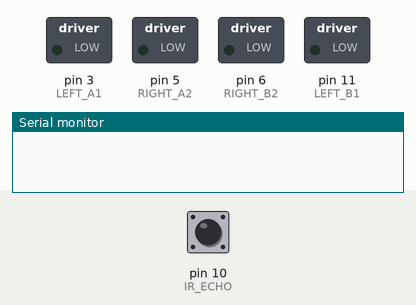
Recording of a sketch running on a simulated Arduino Uno, built with avr-gcc and run on an emulated ATmega328P. Shown: switched loads named in the sketch (green lamp = pin HIGH), the last lines printed to the serial monitor. The inputs (shaded band) are chosen by the test bench; at power-on: pin 10 (IR_ECHO) HIGH. Random numbers use the default seed unless the sketch sets one; pins used as bus, display or sensor lines are not drawn.

Above: at 0.1 s.
At 7.4 s:
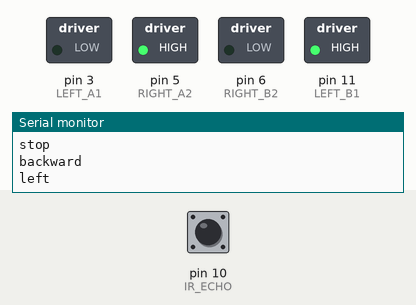
7.5 s: pin 10 (IR_ECHO) pulsed LOW 2 times (0.12 s each, 0.3 s apart)
At 15.2 s:
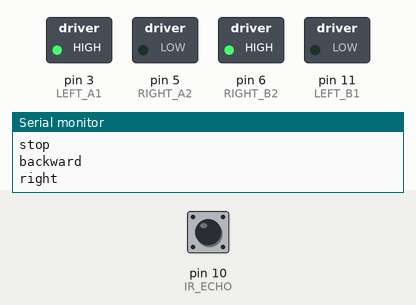
Timing chart, 0 to 28.3 s (numbered marks = the images above; inputs shaded):
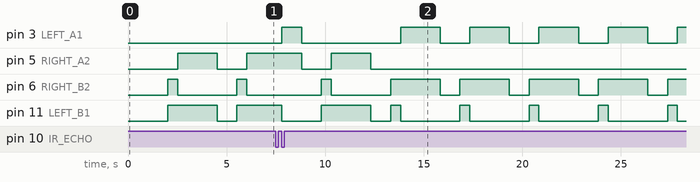

The sketch:

Robot_Cleaner.ino
```cpp
#include <SoftwareSerial.h> //시리얼 통신 라이브러리 호출

//모터 PIN 설정
#define LEFT_A1 3 //왼쪽 바퀴
#define LEFT_B1 11 //왼쪽 바퀴
#define RIGHT_A2 5 //오른쪽 바퀴
#define RIGHT_B2 6 //오른쪽 바퀴

//초음파 센서 PIN 설정
#define IR_TRIG 9 //TRIG 핀 설정 (초음파 보내는 핀)
#define IR_ECHO 10 //ECHO 핀 설정 (반사된 초음파 받는 핀)

void setup() {
  Serial.begin(9600);   //시리얼모니터

  //모터 핀모드 설정
  pinMode(LEFT_A1, OUTPUT);
  pinMode(RIGHT_A2, OUTPUT);
  pinMode(LEFT_B1, OUTPUT);
  pinMode(RIGHT_B2, OUTPUT);

  //초음파 센서 핀모드 설정
  pinMode(IR_TRIG, OUTPUT);
  pinMode(IR_ECHO, INPUT);
}

void loop() {
  float duration, distance;
  digitalWrite(IR_TRIG, HIGH);
  delay(10);
  digitalWrite(IR_TRIG, LOW);

  // echoPin 이 HIGH를 유지한 시간
  duration = pulseIn(IR_ECHO, HIGH);
  // HIGH 였을 때 시간(초음파가 보냈다가 다시 들어온 시간)을 가지고 거리를 계산 한다.
  // 340은 초당 초음파(소리)의 속도, 10000은 밀리세컨드를 세컨드로, 왕복거리이므로 2로 나눠주면 거리가 cm 로 나옴
  distance = ((float)(340 * duration) / 10000) / 2;
  Serial.print("\nDIstance : ");
  Serial.println(distance);

  if(distance < 20) {         //장애물 감지 (20cm 이내)
     Serial.println("stop");
     stop();  //정지(1초)
     Serial.println("backward");
     backward();  //후진(0.5초)
     int rnd = random(0,2);   //장애물 감지시 좌/우회전 랜덤처리
     if(rnd == 0){
        Serial.println("right");
        right();
     }else{
        Serial.println("left");
        left();
     }
   }else{         //장애물 없음
     Serial.println("forward");
     forward();
   }
}

void forward(){
  digitalWrite(LEFT_A1, HIGH);
  digitalWrite(LEFT_B1, LOW);
  digitalWrite(RIGHT_A2, HIGH);
  digitalWrite(RIGHT_B2, LOW);
}
void backward(){
  digitalWrite(LEFT_A1, LOW);
  digitalWrite(LEFT_B1, HIGH);
  digitalWrite(RIGHT_A2, LOW);
  digitalWrite(RIGHT_B2, HIGH);
  delay(500);
}
void left(){
  digitalWrite(LEFT_A1, LOW);
  digitalWrite(LEFT_B1, HIGH);
  digitalWrite(RIGHT_A2, HIGH);
  digitalWrite(RIGHT_B2, LOW);
  delay(1000);
}
void right(){
  digitalWrite(LEFT_A1, HIGH);
  digitalWrite(LEFT_B1, LOW);
  digitalWrite(RIGHT_A2, LOW);
  digitalWrite(RIGHT_B2, HIGH);
  delay(1000);
}
void stop(){
  digitalWrite(LEFT_A1, LOW);
  digitalWrite(LEFT_B1, LOW);
  digitalWrite(RIGHT_A2, LOW);
  digitalWrite(RIGHT_B2, LOW);
  delay(1000);
}
```
